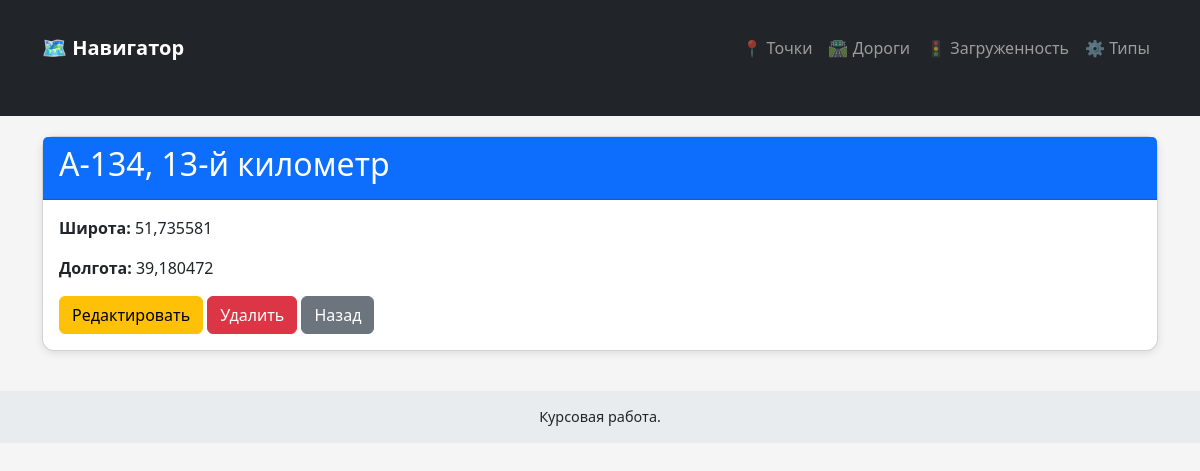
The page /locations/89/ on the database its author committed.
### traffic/models.py (models this page shows, shortened)
class Location(models.Model):
    name = models.CharField(max_length=100, verbose_name="Название")
    latitude = models.FloatField(verbose_name="Широта")
    longitude = models.FloatField(verbose_name="Долгота")
    class Meta:
        verbose_name = 'Населённый пункт'
        verbose_name_plural = 'Населённые пункты'
        unique_together = ('latitude', 'longitude')

### traffic/views.py (the view, shortened to what this page needs)
    def handler(request, pk=None):
        if pk is not None:
            obj = get_object_or_404(model, pk=pk)
            if model == Traffic:
                obj = get_object_or_404(Traffic.objects.select_related('road_segment', 'congestion_type'), pk=pk)
            elif model == RoadSegment:
                obj = get_object_or_404(RoadSegment.objects.select_related('point_a', 'point_b'), pk=pk)
            return render(request, f'traffic/detail_{template_base}.html', {template_base: obj})

### traffic/views.py (called while the page is built, shortened)
def create_crud_handler(model, form_class, template_base, serialize_func=None):
    def handler(request, pk=None):
        if pk is not None:
            obj = get_object_or_404(model, pk=pk)
            if model == Traffic:
                obj = get_object_or_404(Traffic.objects.select_related('road_segment', 'congestion_type'), pk=pk)
            elif model == RoadSegment:
                obj = get_object_or_404(RoadSegment.objects.select_related('point_a', 'point_b'), pk=pk)
            return render(request, f'traffic/detail_{template_base}.html', {template_base: obj})
    return handler

### traffic/templates/traffic/detail_location.html (shortened to what this page needs)
{% extends 'traffic/layout.html' %}
{% block content %}
<div class="card">
    <div class="card-header bg-primary text-white">
        <h2>{{ location.name }}</h2>
    </div>
    <div class="card-body">
        <p><strong>Широта:</strong> {{ location.latitude }}</p>
        <p><strong>Долгота:</strong> {{ location.longitude }}</p>
        <a href="{% url 'location_update' location.id %}" class="btn btn-warning">Редактировать</a>
        <a href="{% url 'location_delete' location.id %}" class="btn btn-danger">Удалить</a>
        <a href="{% url 'locations' %}" class="btn btn-secondary">Назад</a>
    </div>
</div>
{% endblock %}

### traffic/templates/traffic/layout.html (style rules this page uses)
body { background-color: #f5f5f5; }
.card { margin-top: 20px; border-radius: 12px; box-shadow: 0 2px 8px rgba(0,0,0,0.1); }

### rows shown on the page
Location: name "А-134, 13-й километр", latitude "51,735581", longitude "39,180472"
